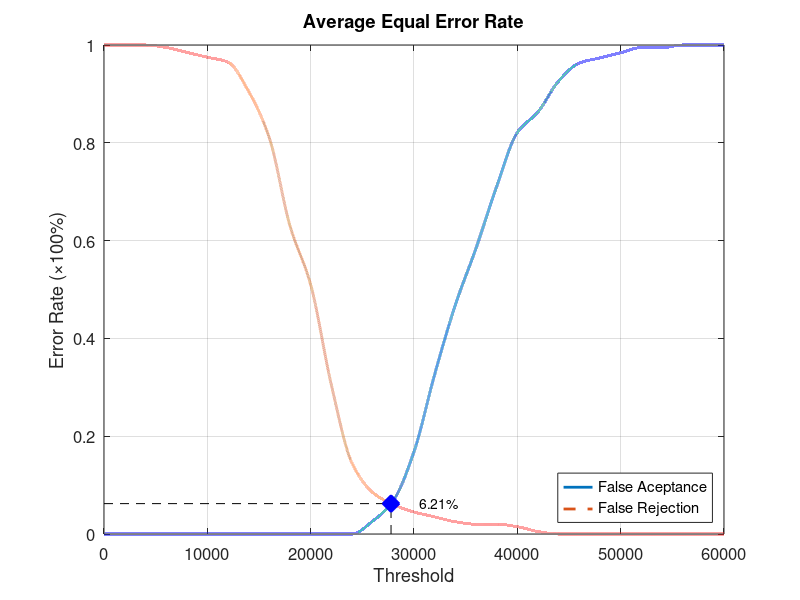
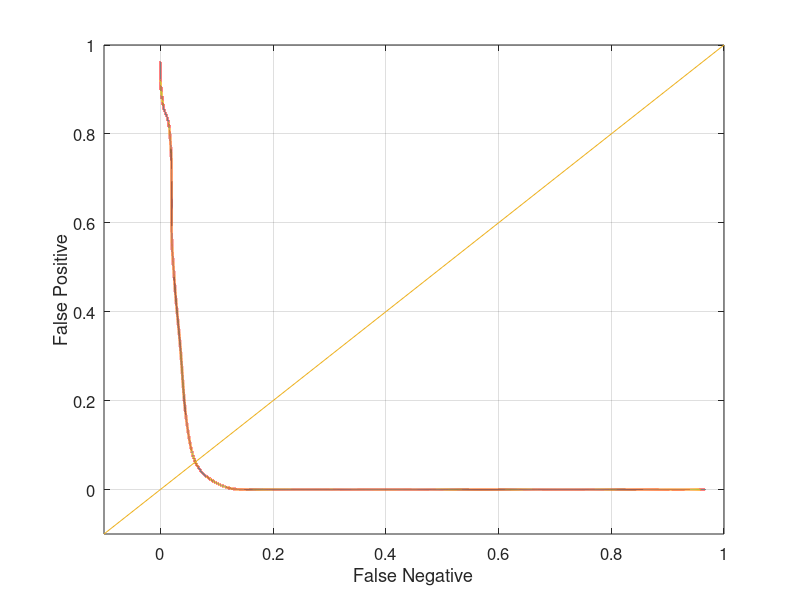

Source code (MATLAB) for these figures, in order:
function yEER = Database5_2
close all;
clear;
clc;
x = 0:2000:60000;
xq = 0:0.5:60000;

y0 = [0 0 0 0 0 0 0 0 0 0 0 0 0 0.0263158 0.0684211 0.168421 0.326316 0.468421 0.584211 0.710526 0.821053 0.863158 0.926316 0.963158 0.973684 0.984211 0.994737 0.994737 1 1 1];
yy0 = interp1(x, y0, xq, 'pchip');
y1 = [1 1 1 0.995 0.985 0.975 0.965 0.905 0.81 0.63 0.51 0.305 0.145 0.085 0.06 0.045 0.035 0.025 0.02 0.02 0.015 0.005 0 0 0 0 0 0 0 0 0];
yy1 = interp1(x, y1, xq, 'pchip');

% Calculating EER: 
y2 = abs(y0 - y1);
find(y2 == min(y2))
yy2 = abs(yy0 - yy1);
xEER = find(yy2 == min(yy2));
xEERIndex = xq(xEER) % X-axis EER
yEER = yy0(xEER) % Y-axis EER

main = figure
plot(xq, yy0,'-','LineWidth', 2);	hold on
plot(xq, yy1,'--','LineWidth', 2);	hold on
plot([xEERIndex xEERIndex], [0 yEER], 'k--');	hold on
plot([0 xEERIndex], [yEER yEER], 'k--');	hold on
plot(xEERIndex, yEER, 'bx', 'LineWidth', 10);	hold on
text(xEERIndex + 10 * xEERIndex / 100, yEER, [num2str(round((10000 * yEER)) / 100) '%'])
legend('False Aceptance', 'False Rejection', 'Location', 'SouthEast')
xlabel('Threshold')
ylabel('Error Rate (\times100%)')
title('Average Equal Error Rate')
set(gca, 'FontSize', 12)
axis([0 60000 0 1])
grid on

print(main, 'Database5_2Main', '-dpng');
FNRxFPR = figure('Color', [1 1 1]);
plot(yy1, yy0, '-', yy1, yy0, 'LineWidth', 2);
hold on
y = -0.1:0.1:1
plot(y, y); 
set(gca, 'FontSize', 12)
xlabel('False Negative')
ylabel('False Positive')
axis([-0.1 1 -0.1 1])
set(gca, 'FontSize', 12)
grid on

print(FNRxFPR, 'Database5_2FNRxFPR','-dpng');
end
